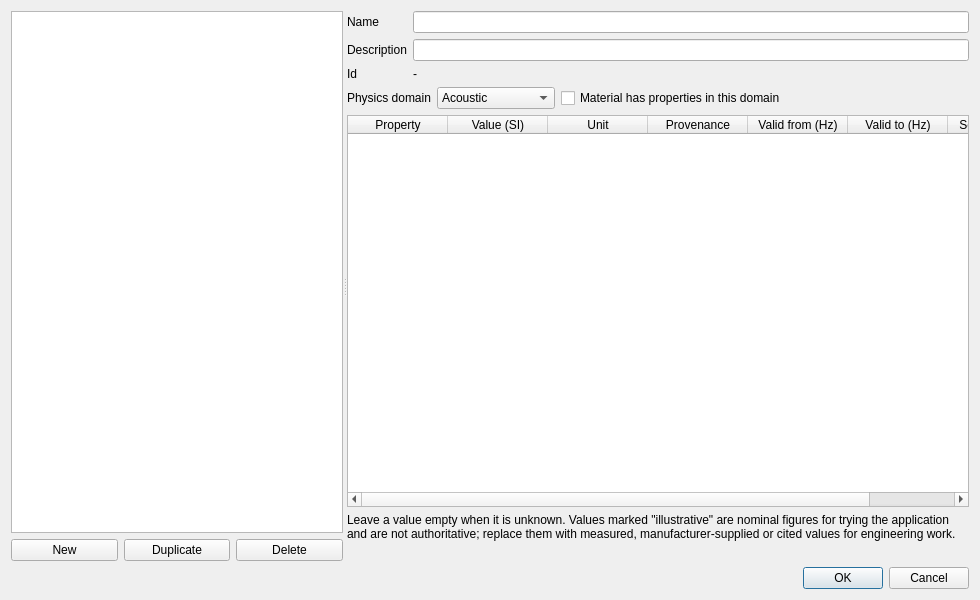
<?xml version="1.0" encoding="UTF-8"?>
<ui version="4.0">
 <class>MaterialsDialog</class>
 <widget class="QDialog" name="MaterialsDialog">
  <property name="geometry"><rect><x>0</x><y>0</y><width>980</width><height>600</height></rect></property>
  <property name="windowTitle"><string>Material Library</string></property>
  <layout class="QVBoxLayout" name="layout">
   <item>
    <widget class="QSplitter" name="splitter">
     <property name="orientation"><enum>Qt::Horizontal</enum></property>
     <widget class="QWidget" name="listPane">
      <layout class="QVBoxLayout" name="listLayout">
       <property name="leftMargin"><number>0</number></property><property name="topMargin"><number>0</number></property><property name="rightMargin"><number>0</number></property><property name="bottomMargin"><number>0</number></property>
       <item><widget class="QListWidget" name="materialList"/></item>
       <item>
        <layout class="QHBoxLayout" name="listButtons">
         <item><widget class="QPushButton" name="newButton"><property name="text"><string>New</string></property></widget></item>
         <item><widget class="QPushButton" name="duplicateButton"><property name="text"><string>Duplicate</string></property></widget></item>
         <item><widget class="QPushButton" name="deleteButton"><property name="text"><string>Delete</string></property></widget></item>
        </layout>
       </item>
      </layout>
     </widget>
     <widget class="QWidget" name="editorPane">
      <layout class="QVBoxLayout" name="editorLayout">
       <property name="leftMargin"><number>0</number></property><property name="topMargin"><number>0</number></property><property name="rightMargin"><number>0</number></property><property name="bottomMargin"><number>0</number></property>
       <item>
        <layout class="QFormLayout" name="identityForm">
         <item row="0" column="0"><widget class="QLabel" name="nameLabel"><property name="text"><string>Name</string></property></widget></item>
         <item row="0" column="1"><widget class="QLineEdit" name="nameEdit"/></item>
         <item row="1" column="0"><widget class="QLabel" name="descriptionLabel"><property name="text"><string>Description</string></property></widget></item>
         <item row="1" column="1"><widget class="QLineEdit" name="descriptionEdit"/></item>
         <item row="2" column="0"><widget class="QLabel" name="idLabel"><property name="text"><string>Id</string></property></widget></item>
         <item row="2" column="1"><widget class="QLabel" name="idValue"><property name="text"><string>-</string></property><property name="textInteractionFlags"><set>Qt::TextSelectableByMouse</set></property></widget></item>
        </layout>
       </item>
       <item>
        <layout class="QHBoxLayout" name="domainBar">
         <item><widget class="QLabel" name="domainLabel"><property name="text"><string>Physics domain</string></property></widget></item>
         <item>
          <widget class="QComboBox" name="domainCombo">
           <item><property name="text"><string>Acoustic</string></property></item>
           <item><property name="text"><string>Mechanical</string></property></item>
           <item><property name="text"><string>Electromagnetic</string></property></item>
          </widget>
         </item>
         <item><widget class="QCheckBox" name="domainApplies"><property name="text"><string>Material has properties in this domain</string></property></widget></item>
         <item><spacer name="domainSpacer"><property name="orientation"><enum>Qt::Horizontal</enum></property><property name="sizeHint" stdset="0"><size><width>40</width><height>20</height></size></property></spacer></item>
        </layout>
       </item>
       <item>
        <widget class="QTableWidget" name="propertyTable">
         <property name="alternatingRowColors"><bool>true</bool></property>
         <property name="selectionMode"><enum>QAbstractItemView::SingleSelection</enum></property>
         <attribute name="horizontalHeaderStretchLastSection"><bool>true</bool></attribute>
         <attribute name="verticalHeaderVisible"><bool>false</bool></attribute>
         <column><property name="text"><string>Property</string></property></column>
         <column><property name="text"><string>Value (SI)</string></property></column>
         <column><property name="text"><string>Unit</string></property></column>
         <column><property name="text"><string>Provenance</string></property></column>
         <column><property name="text"><string>Valid from (Hz)</string></property></column>
         <column><property name="text"><string>Valid to (Hz)</string></property></column>
         <column><property name="text"><string>Source / notes</string></property></column>
        </widget>
       </item>
       <item>
        <widget class="QLabel" name="noticeLabel">
         <property name="text"><string>Leave a value empty when it is unknown. Values marked "illustrative" are nominal figures for trying the application and are not authoritative; replace them with measured, manufacturer-supplied or cited values for engineering work.</string></property>
         <property name="wordWrap"><bool>true</bool></property>
        </widget>
       </item>
       <item><widget class="QLabel" name="errorLabel"><property name="text"><string/></property><property name="wordWrap"><bool>true</bool></property></widget></item>
      </layout>
     </widget>
    </widget>
   </item>
   <item>
    <widget class="QDialogButtonBox" name="buttonBox">
     <property name="standardButtons"><set>QDialogButtonBox::Cancel|QDialogButtonBox::Ok</set></property>
    </widget>
   </item>
  </layout>
 </widget>
 <resources/>
 <connections>
  <connection><sender>buttonBox</sender><signal>rejected()</signal><receiver>MaterialsDialog</receiver><slot>reject()</slot></connection>
 </connections>
</ui>
